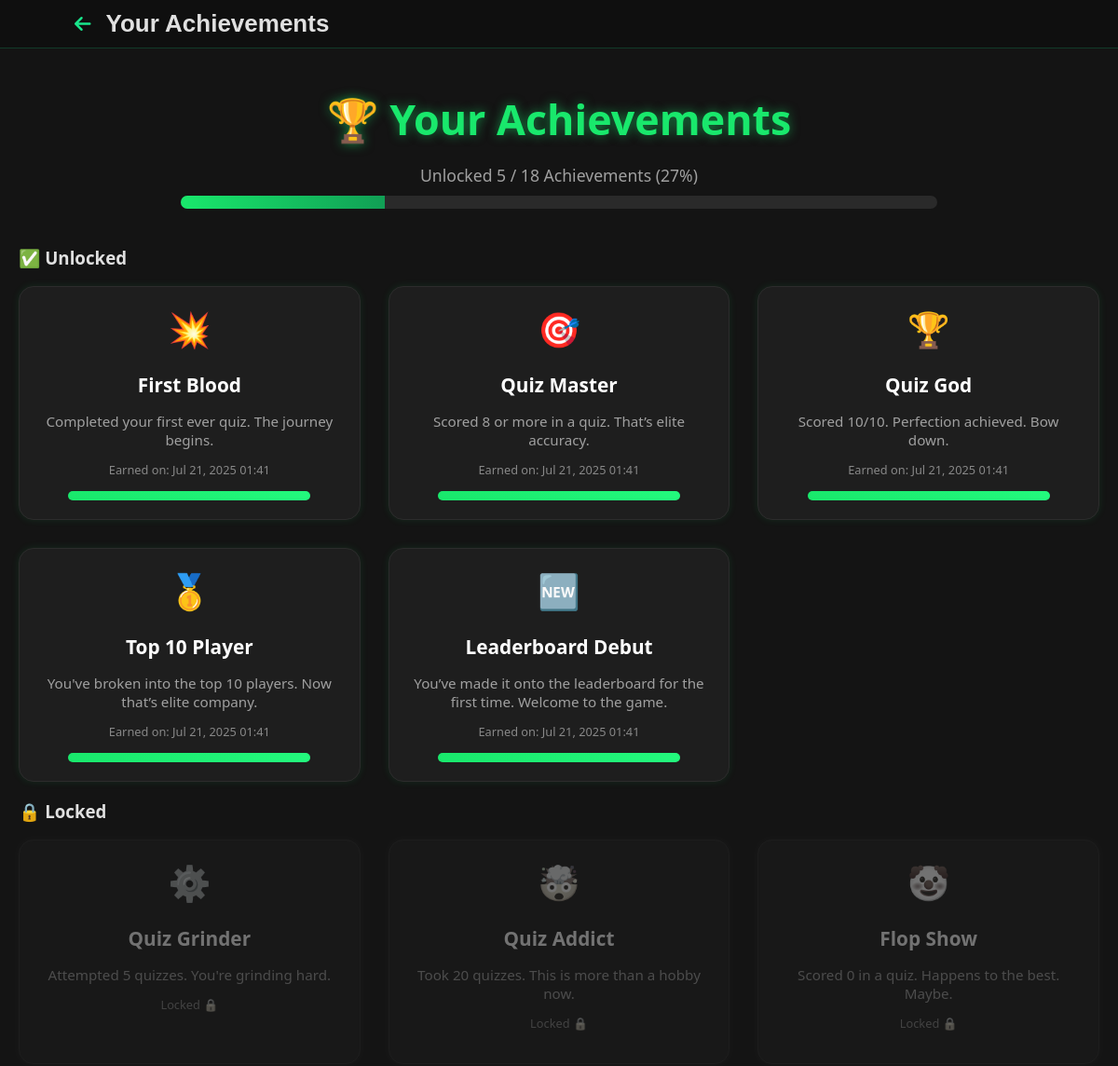
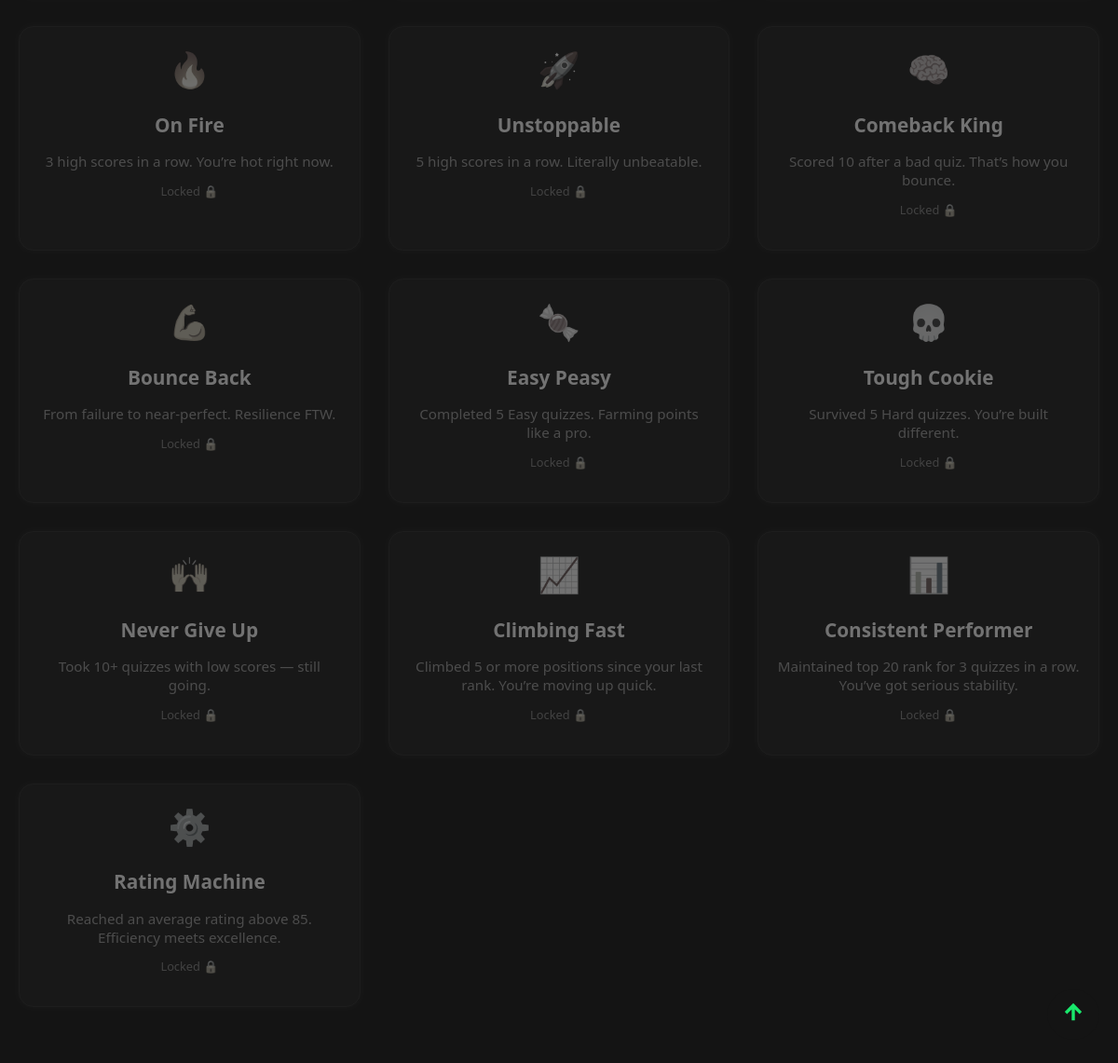
The app's page /achievements/my/ (signed in), older data (2 pictures, top to bottom).
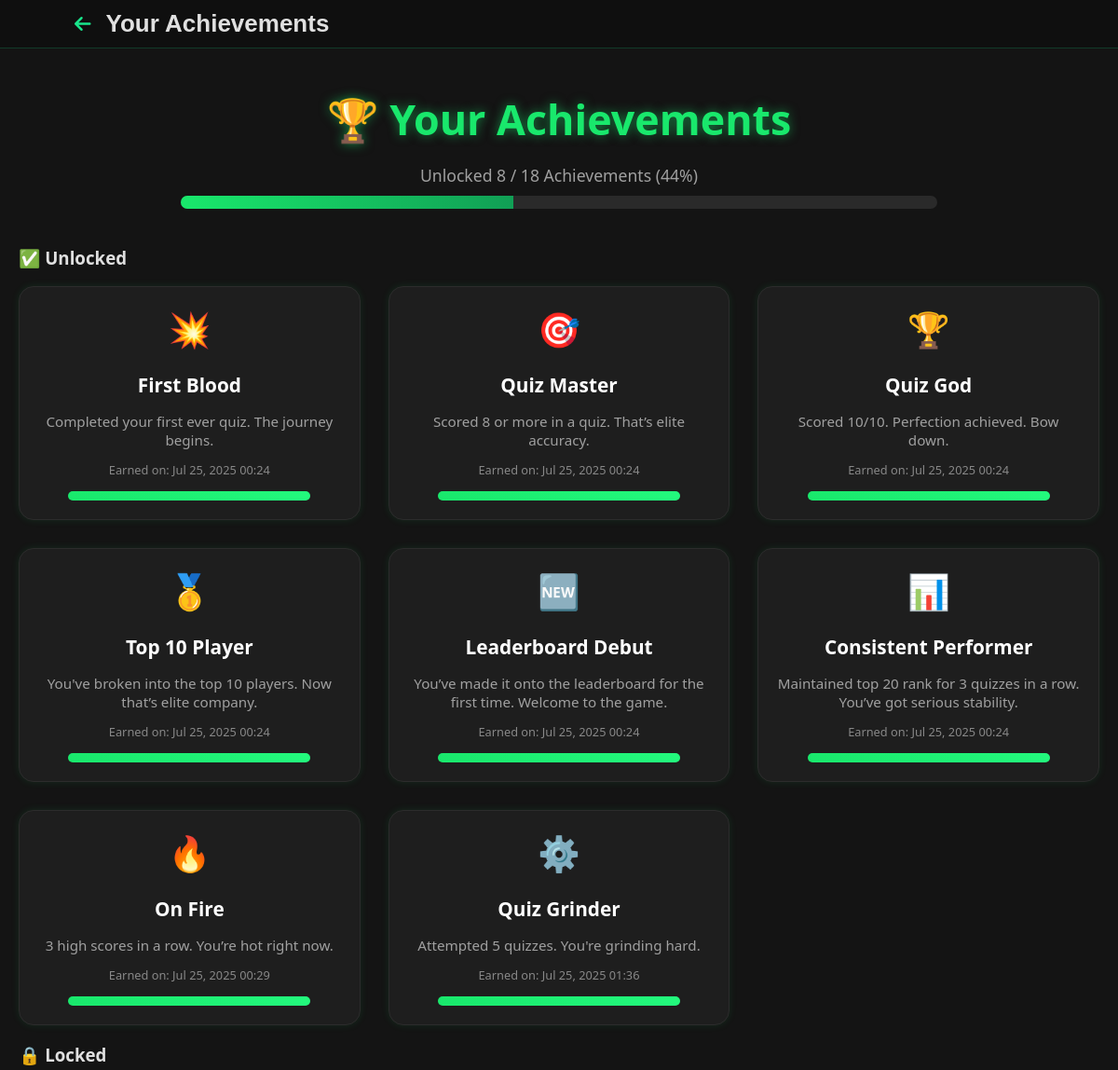
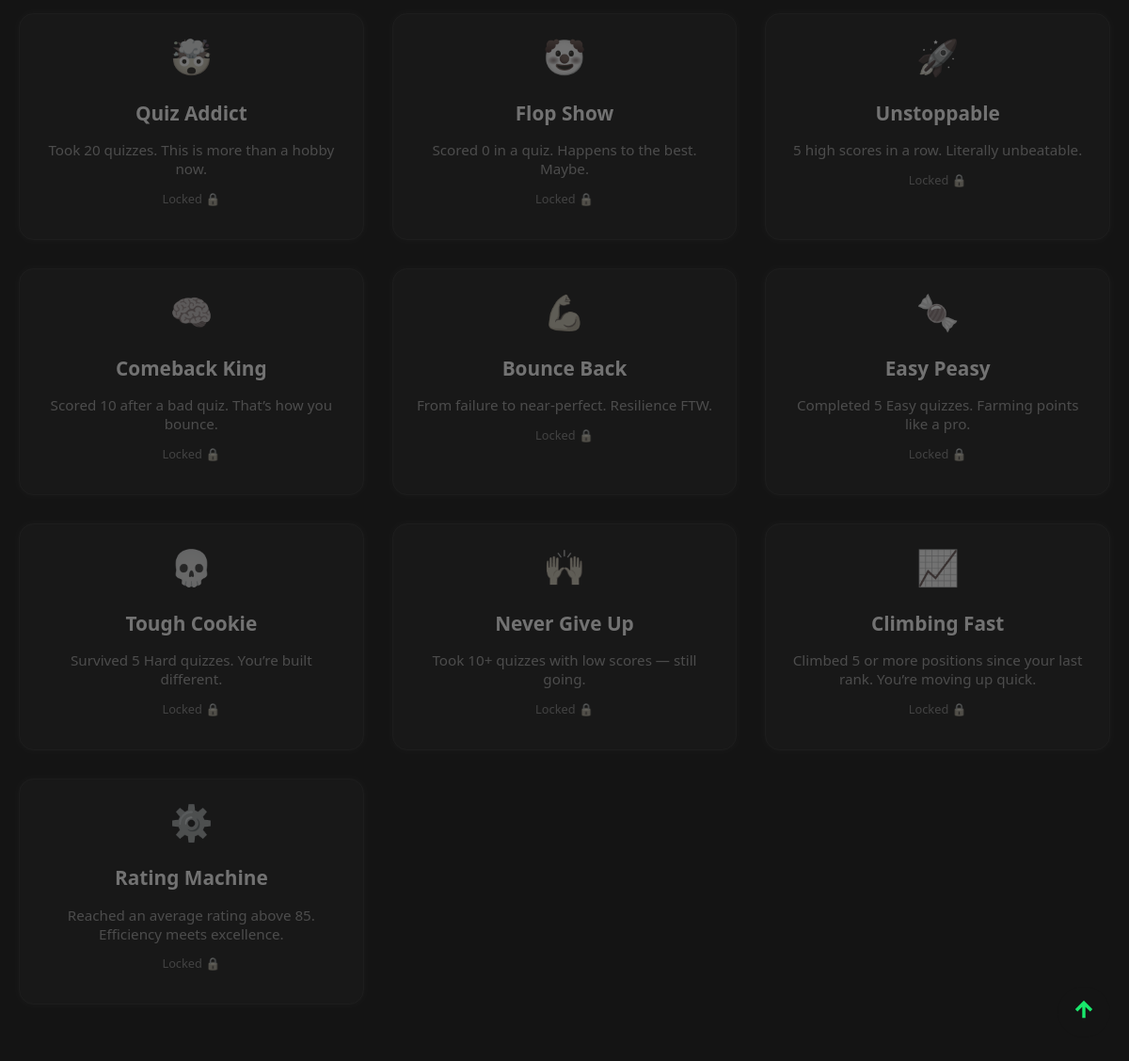
The same page, newer data (2 pictures, top to bottom).
### achievements/models.py (models this page shows, shortened)
class UserAchievement(models.Model):
    user = models.ForeignKey(settings.AUTH_USER_MODEL, on_delete=models.CASCADE)
    achievement = models.ForeignKey(Achievement, on_delete=models.CASCADE)
    date_awarded = models.DateTimeField(auto_now_add=True)

class Achievement(models.Model):
    name = models.CharField(max_length=100)
    description = models.TextField()
    icon = models.CharField(max_length=10, default="🏆")  # emoji or class
    users = models.ManyToManyField(settings.AUTH_USER_MODEL, through='UserAchievement', related_name='achievements')

### achievements/views.py (the view)
# urls.py: path('my/', views.user_achievements, name='user_achievements'),
def user_achievements(request):
    total_achievements = Achievement.objects.count()
    unlocked_achievements = UserAchievement.objects.filter(user=request.user).select_related('achievement')
    unlocked_ids = [ua.achievement.id for ua in unlocked_achievements]
    locked_achievements = Achievement.objects.exclude(id__in=unlocked_ids)
    unlocked_count = len(unlocked_achievements)
    unlocked_percent = int((unlocked_count / total_achievements) * 100) if total_achievements > 0 else 0
    context = {
        'unlocked_achievements': unlocked_achievements,
        'locked_achievements': locked_achievements,
        'unlocked_count': unlocked_count,
        'unlocked_percent': unlocked_percent,
        'total_achievements': total_achievements,
    }
    return render(request, 'achievements/user_achievements.html', context)

### achievements/templates/achievements/user_achievements.html (shortened to what this page needs)
 {% load static %}
<!DOCTYPE html>
<html lang="en">
<head>
  <link rel="stylesheet" href="{% static 'achievements/achievements.css' %}">
  <link rel="stylesheet" href="https://cdnjs.cloudflare.com/ajax/libs/font-awesome/6.4.0/css/all.min.css">
</head>
<body>
  <header class="profile-page-header">
  <a href="javascript:history.back()" class="back-btn" aria-label="Go back">
  <i class="fas fa-arrow-left"></i>
</a>
  <h1 class="header-title">Your Achievements</h1>
</header>
<section class="achievements-section">
  <h2 class="achievements-heading">🏆 Your Achievements</h2>
  <p class="overall-progress-text">
    Unlocked {{ unlocked_count }} / {{ total_achievements }} Achievements ({{ unlocked_percent }}%)
  </p>
  <div class="overall-progress-container">
    <div class="overall-progress-bar" style="width: {{ unlocked_percent }}%;"></div>
  </div>
  {% if unlocked_achievements %}
    <h3 class="subsection-heading">✅ Unlocked</h3>
    <div class="achievements-grid">
      {% for ua in unlocked_achievements %}
        <div class="achievement-card">
          <div class="achievement-icon">{{ ua.achievement.icon|default:"🌟" }}</div>
          <h3 class="achievement-title">{{ ua.achievement.name }}</h3>
          <p class="achievement-desc">{{ ua.achievement.description }}</p>
          <p class="achievement-date">Earned on: {{ ua.date_awarded|date:"M d, Y H:i" }}</p>
          <div class="progress-container">
            <div class="progress-bar" style="width: {{ ua.progress|default_if_none:100 }}%;"></div>
          </div>
        </div>
      {% endfor %}
    </div>
  {% endif %}
  {% if locked_achievements %}
    <h3 class="subsection-heading">🔒 Locked</h3>
    <div class="achievements-grid">
      {% for ach in locked_achievements %}
        <div class="achievement-card locked">
          <div class="achievement-icon">{{ ach.icon|default:"🌟" }}</div>
          <h3 class="achievement-title">{{ ach.name }}</h3>
          <p class="achievement-desc">{{ ach.description }}</p>
          <p class="achievement-date">Locked 🔒</p>
        </div>
      {% endfor %}
    </div>
  {% endif %}
</section>
<button id="scrollToTopBtn" class="back-to-top">
          <svg xmlns="http://www.w3.org/2000/svg" height="24px" viewBox="0 -960 960 960" width="24px" fill="#19e86c"><path d="M412-114v-470L210-383l-96-97 366-366 366 366-96 98-202-202v470H412Z"/></svg>
        </button>
</body>
</html>

Row changes from the older to the newer data that the page shows:
removed UserAchievement: achievement.icon "💥", achievement.name "First Blood", achievement.description "Completed your first ever quiz. The journey begins.", date_awarded "Jul 21, 2025 01:41"
removed UserAchievement: achievement.icon "🎯", achievement.name "Quiz Master", achievement.description "Scored 8 or more in a quiz. That’s elite accuracy.", date_awarded "Jul 21, 2025 01:41"
removed UserAchievement: achievement.icon "🏆", achievement.name "Quiz God", achievement.description "Scored 10/10. Perfection achieved. Bow down.", date_awarded "Jul 21, 2025 01:41"
removed UserAchievement: achievement.icon "🥇", achievement.name "Top 10 Player", achievement.description "You've broken into the top 10 players. Now that’s elite company.", date_awarded "Jul 21, 2025 01:41"
removed UserAchievement: achievement.icon "🆕", achievement.name "Leaderboard Debut", achievement.description "You’ve made it onto the leaderboard for the first time. Welcome to the game.", date_awarded "Jul 21, 2025 01:41"
no longer on this page (row unchanged): Achievement: icon "⚙️", name "Quiz Grinder", description "Attempted 5 quizzes. You're grinding hard."
no longer on this page (row unchanged): Achievement: icon "🔥", name "On Fire", description "3 high scores in a row. You’re hot right now."
no longer on this page (row unchanged): Achievement: icon "📊", name "Consistent Performer", description "Maintained top 20 rank for 3 quizzes in a row. You’ve got serious stability."
added UserAchievement: achievement.icon "💥", achievement.name "First Blood", achievement.description "Completed your first ever quiz. The journey begins.", date_awarded "Jul 25, 2025 00:24"
added UserAchievement: achievement.icon "🎯", achievement.name "Quiz Master", achievement.description "Scored 8 or more in a quiz. That’s elite accuracy.", date_awarded "Jul 25, 2025 00:24"
added UserAchievement: achievement.icon "🏆", achievement.name "Quiz God", achievement.description "Scored 10/10. Perfection achieved. Bow down.", date_awarded "Jul 25, 2025 00:24"
added UserAchievement: achievement.icon "🥇", achievement.name "Top 10 Player", achievement.description "You've broken into the top 10 players. Now that’s elite company.", date_awarded "Jul 25, 2025 00:24"
added UserAchievement: achievement.icon "🆕", achievement.name "Leaderboard Debut", achievement.description "You’ve made it onto the leaderboard for the first time. Welcome to the game.", date_awarded "Jul 25, 2025 00:24"
added UserAchievement: achievement.icon "📊", achievement.name "Consistent Performer", achievement.description "Maintained top 20 rank for 3 quizzes in a row. You’ve got serious stability.", date_awarded "Jul 25, 2025 00:24"
added UserAchievement: achievement.icon "🔥", achievement.name "On Fire", achievement.description "3 high scores in a row. You’re hot right now.", date_awarded "Jul 25, 2025 00:29"
added UserAchievement: achievement.icon "⚙️", achievement.name "Quiz Grinder", achievement.description "Attempted 5 quizzes. You're grinding hard.", date_awarded "Jul 25, 2025 01:36"
Text that changed along with them:
{{ unlocked_count }}: "5" → "8"
{{ unlocked_percent }}: "27" → "44"
{{ unlocked_percent }}: 27 → 44 (drawn)
